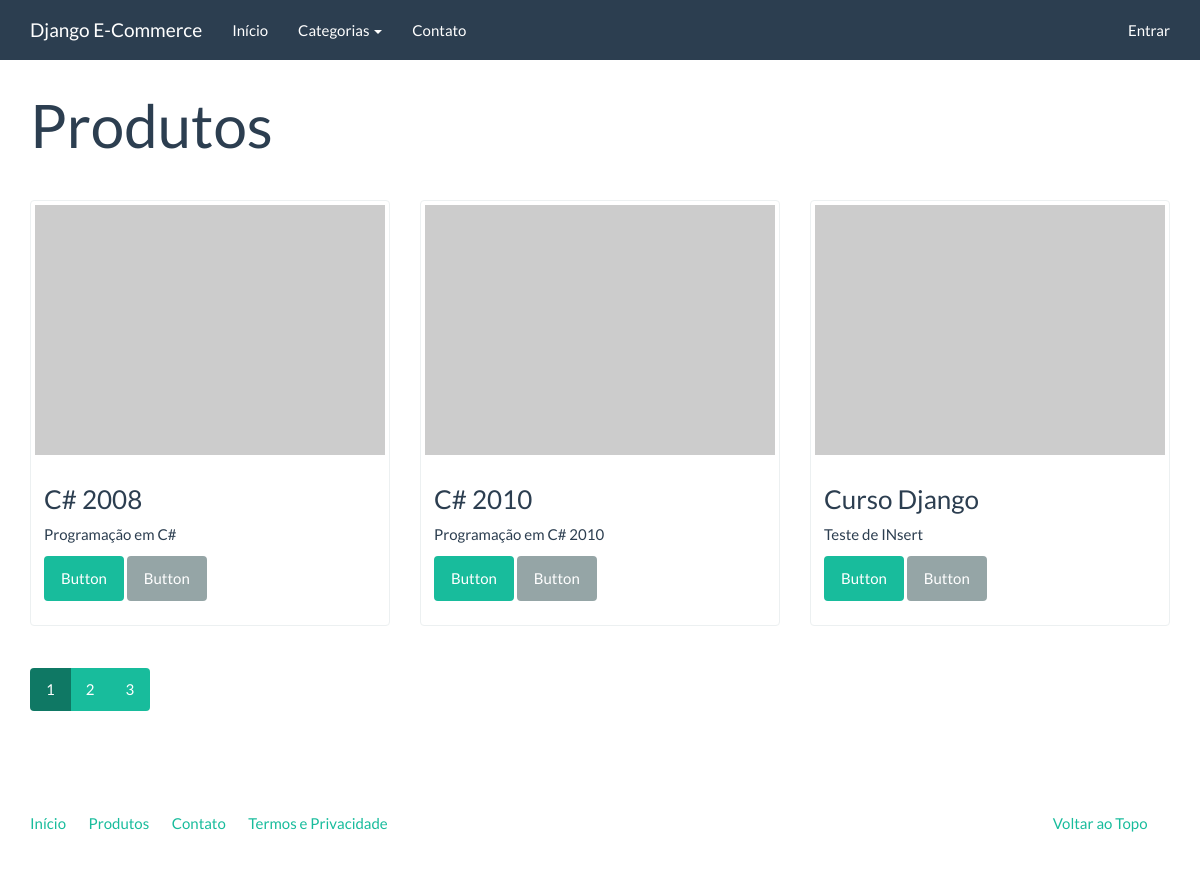
Before: /catalogo/ with the older database file.
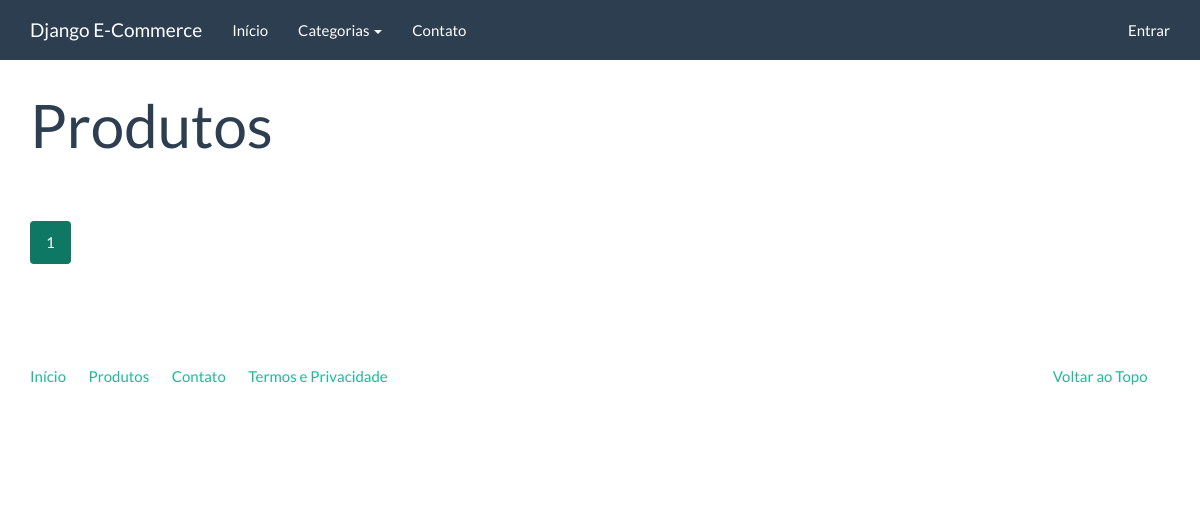
After: the same page with the newer database file.
### catalog/models.py (models this page shows, shortened)
class Product(models.Model):
    name = models.CharField('Nome', max_length=100)
    slug = models.SlugField('Identificador', max_length=100)
    category = models.ForeignKey('catalog.Category', verbose_name='Categoria')
    description = models.TextField('Descrição', blank=True)
    price = models.DecimalField('Preço', decimal_places=2, max_digits=8)
    created = models.DateField('Criado em', auto_now_add=True)
    modified = models.DateField('Modificado em', auto_now=True)
    def get_absolute_url(self):
        return reverse('catalog:product', kwargs={'slug': self.slug})
    class Meta:
        verbose_name = 'Produto'
        verbose_name_plural = 'Produtos'
        ordering = ['name']

### catalog/views.py (the view)
class ProductListView(generic.ListView):
    model = Product
    template_name = 'catalog/product_list.html'
    context_object_name = 'product_list'
    paginate_by = 3

### catalog/context_processors.py (called while the page is built)
def categories(request):
    return {
        'categories': Category.objects.all()
    }

### catalog/models.py (called while the page is built)
    def get_absolute_url(self):
        return reverse('catalog:category', kwargs={'slug': self.slug})

### core/templatetags/pagination.py (called while the page is built)
@register.inclusion_tag('pagination.html')
def pagination(request, paginator, page_obj):
    context = {}
    context['paginator'] = paginator
    context['request'] = request
    context['page_obj'] = page_obj
    getvars = request.GET.copy()
    if 'page' in getvars:
        del getvars['page']
    if len(getvars) > 0:
        context['getvars'] = '&{0}'.format(getvars.urlencode())
    else:
        context['getvars'] = ''
    return context

### catalog/templates/catalog/product_list.html (shortened to what this page needs)
{% extends "base.html" %}
{% load pagination %}
{% block container %}
    <div class="page-header">
        <h1>Produtos</h1>
    </div>
    <div class="row">
        {% for product in product_list %}
            <div class="col-sm-6 col-md-4">
                <div class="thumbnail">
                    <a href="{{ product.get_absolute_url }}">
                        <img src="http://placehold.it/350x250" alt="" />
                    </a>
                    <div class="caption">
                        <h3>{{ product.name }}</h3>
                        <p>{{ product.description|linebreaks }}</p>
                        <p><a href="{{ product.ge_absolute_url }}" class="btn btn-success" role="button">Button</a> <a href="#" class="btn btn-default" role="button">Button</a></p>
                    </div>
                </div>
            </div>
        {% endfor %}
    </div>
    {% pagination request paginator page_obj %}
{% endblock %}

### core/templates/base.html (shortened to what this page needs)
<!DOCTYPE html>
{% load static %}
<html lang="pt-br">
<head>
    <link rel="stylesheet" href="{% static 'assets/bootstrap.min.css' %}" media="screen" />
    <link rel="stylesheet" href="{% static 'assets/custom.min.css' %}" media="screen" />
</head>
<body>
    <div class="navbar navbar-default navbar-fixed-top">
      <div class="container">
        <div class="navbar-header">
          <a href="{% url 'index' %}" class="navbar-brand">Django E-Commerce</a>
        </div>
        <div class="navbar-collapse collapse" id="navbar-main">
          <ul class="nav navbar-nav">
            <li>
              <a href="{% url 'index' %}">Início</a>
            </li>
            <li class="dropdown">
              <a class="dropdown-toggle" data-toggle="dropdown" href="{% url 'catalog:product_list' %}" id="download">Categorias <span class="caret"></span></a>
            </li>
            <li>
                <a href="{% url 'contact' %}">Contato</a>
            </li>
          </ul>
          <ul class="nav navbar-nav navbar-right">
            {% if user.is_authenticated %}
              <li><a href="{% url 'logout' %}">Sair</a></li>
            {% else %}
              <li><a href="{% url 'login' %}">Entrar</a></li>
            {% endif %}
          </ul>
        </div>
      </div>
    </div>
    <div class="container">
        {% block container %} {% endblock %}
        <footer>
            <div class="row">
              <div class="col-lg-12">
                <ul class="list-unstyled">
                  <li class="pull-right"><a href="#top">Voltar ao Topo</a></li>
                  <li><a href="{% url 'index' %}">Início</a></li>
                  <li><a href="{% url 'catalog:product_list' %}">Produtos</a></li>
                  <li><a href="{% url 'contact' %}">Contato</a></li>
                  <li><a href="">Termos e Privacidade</a></li>
                </ul>
              </div>
            </div>
        </footer>
    </div>
</body>
</html>

### core/templates/pagination.html
<div class="row">
    <div class="col-md-12">
        <nav>
            <ul class="pagination">
                {% for page in paginator.page_range %}
                    <li {% if page_obj.number == page %} class="active"{% endif %}>
                        <a href="?page={{ page }}{{ getvars}}">{{ page }}</a>
                    </li>
                {% endfor %}
            </ul>
        </nav>
    </div>
</div>

Changed rows visible on the page:
removed Product: name "C# 2008", description "Programação em C#"
removed Product: name "C# 2010", description "Programação em C# 2010"
removed Product: name "Curso Django", description "Teste de INsert"
Other visible differences:
list line gone: "2"
list line gone: "3"
